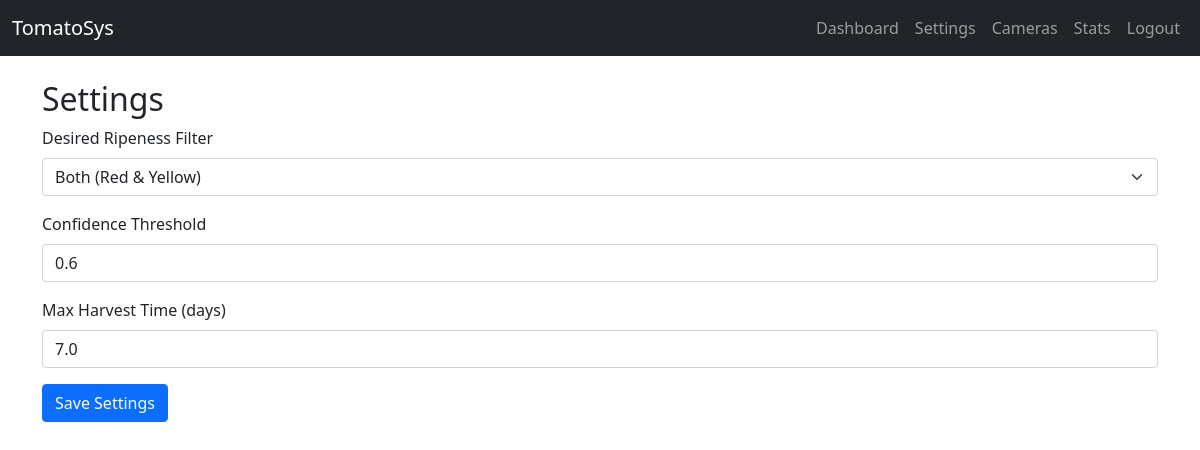
Screenshot of /settings (signed in) with the database file from the repository.
### app.py (models this page shows)
class UserSettings(db.Model):
    id = db.Column(db.Integer, primary_key=True)
    desired_ripeness = db.Column(db.String(20), default='both')  # "red", "yellow" или "both"
    conf_threshold = db.Column(db.Float, default=0.8)
    max_harvest_time = db.Column(db.Float, default=7.0)
    user_id = db.Column(db.Integer, db.ForeignKey('user.id'), nullable=False, unique=True)

### app.py (the view, shortened to what this page needs)
@app.route('/settings', methods=['GET','POST'])
@login_required
def settings():
    return render_template('settings.html', settings=current_user.settings)

### app.py (called while the page is built)
@login_manager.user_loader
def load_user(user_id):
    return User.query.get(int(user_id))

### templates/settings.html (shortened to what this page needs)
{% extends "base.html" %}
{% block content %}
  <h2>Settings</h2>
  <form method="POST">
    <div class="mb-3">
      <label for="desired_ripeness" class="form-label">Desired Ripeness Filter</label>
      <select class="form-select" name="desired_ripeness" id="desired_ripeness">
        <option value="both" {% if settings.desired_ripeness=='both' %}selected{% endif %}>Both (Red & Yellow)</option>
      </select>
    </div>
    <div class="mb-3">
      <label for="conf_threshold" class="form-label">Confidence Threshold</label>
      <input type="number" step="0.1" class="form-control" name="conf_threshold" id="conf_threshold" value="{{ settings.conf_threshold }}" required>
    </div>
    <div class="mb-3">
      <label for="max_harvest_time" class="form-label">Max Harvest Time (days)</label>
      <input type="number" step="0.1" class="form-control" name="max_harvest_time" id="max_harvest_time" value="{{ settings.max_harvest_time }}" required>
    </div>
    <button type="submit" class="btn btn-primary">Save Settings</button>
  </form>
{% endblock %}

### rows the page displays
UserSettings: desired_ripeness "Both (Red & Yellow)", conf_threshold "0.6", max_harvest_time "7.0"
